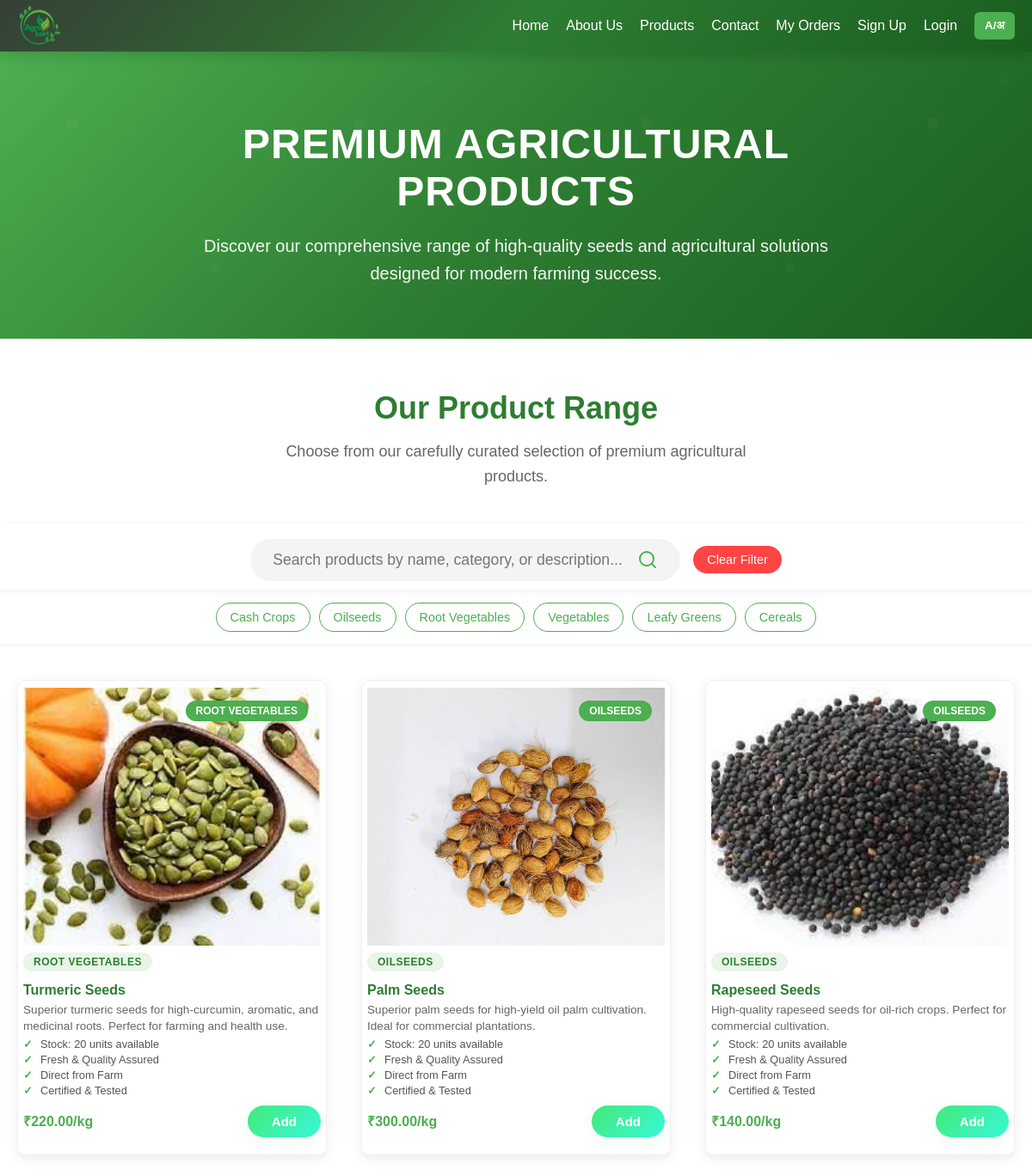
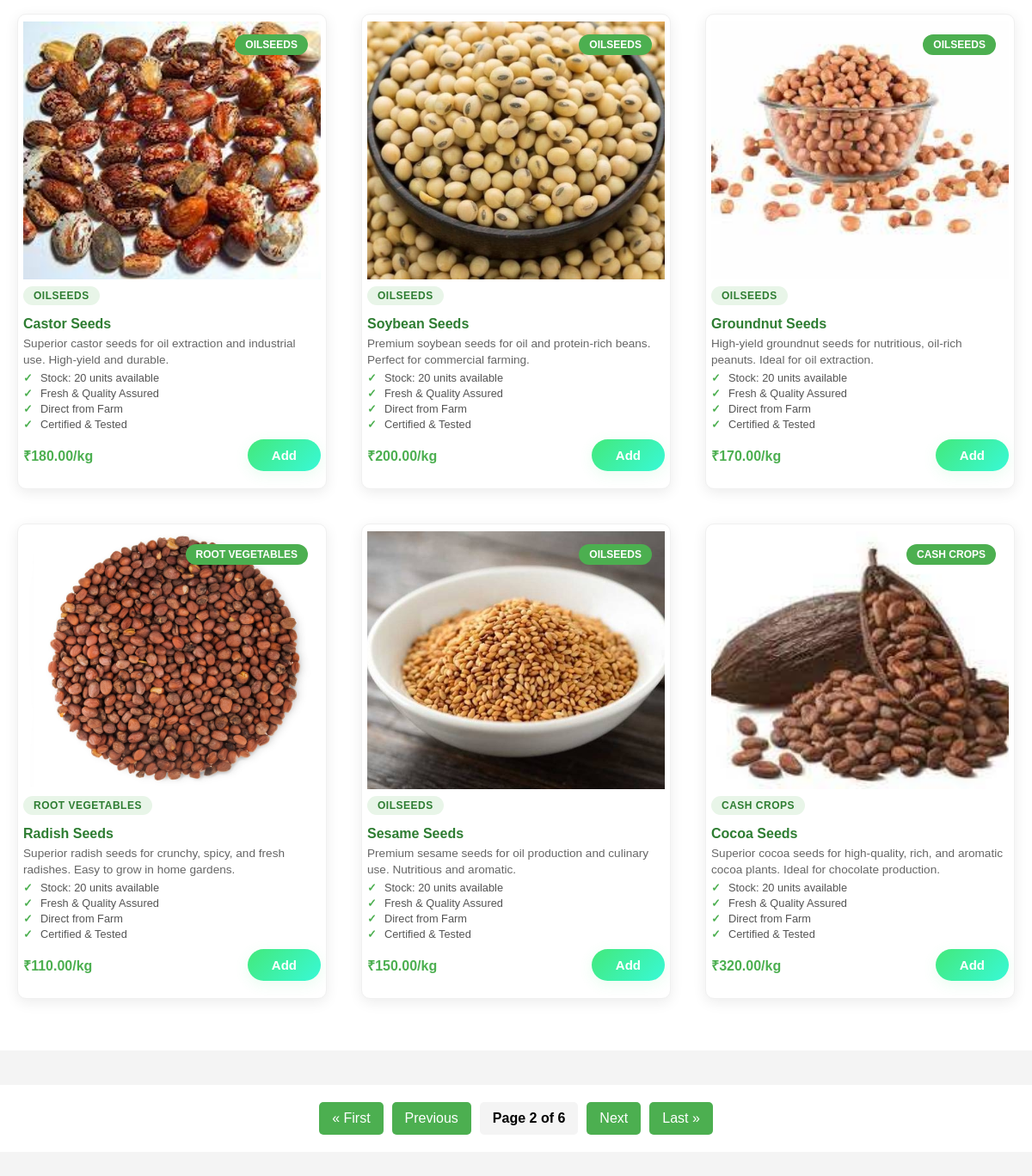
The app's page /product/?page=2 with its own data (2 pictures, top to bottom).
### core/models.py (models this page shows, shortened)
class Product(models.Model):
    name = models.CharField(max_length=200)
    name_mr = models.CharField(max_length=200, blank=True, null=True, verbose_name="Name in Marathi")
    description = models.TextField()
    description_mr = models.TextField(blank=True, null=True, verbose_name="Description in Marathi")
    price = models.DecimalField(max_digits=10, decimal_places=2)
    stock_quantity = models.IntegerField(default=0)
    image = models.ImageField(upload_to='products/', blank=True, null=True)
    category = models.CharField(max_length=100, blank=True)
    category_mr = models.CharField(max_length=100, blank=True, null=True, verbose_name="Category in Marathi")
    is_active = models.BooleanField(default=True)
    is_low_stock = models.BooleanField(default=False)
    created_at = models.DateTimeField(auto_now_add=True)
    class Meta:
        ordering = ['-created_at']

### core/views.py (the view, shortened to what this page needs)
# urls.py: path('product/', views.product_view, name='product'),
def product_view(request):
    from django.core.paginator import Paginator
    from django.db.models import Q
    search_query = request.GET.get('search', '')
    category_filter = request.GET.get('category', '')
    products = Product.objects.filter(is_active=True)
    if category_filter:
        products = products.filter(category__iexact=category_filter)
    products = products.order_by('-created_at')
    paginator = Paginator(products, 9)
    page_number = request.GET.get('page')
    page_obj = paginator.get_page(page_number)
    categories = [
        'Cash Crops',
        'Oilseeds',
        'Root Vegetables',
        'Vegetables',
        'Leafy Greens',
        'Cereals'
    ]
    return render(request, 'core/Product.html', {
        'products': page_obj,
        'categories': categories,
        'page_obj': page_obj,
        'search_query': search_query,
        'category_filter': category_filter
    })

### core/templates/core/Product.html (shortened to what this page needs)
{% load static %}
{% include "core/base_header.html" %}
<!DOCTYPE html>
<html lang="en">
<head>
</head>
<body>
  <section class="hero-section">
    <div class="hero-content">
      <h1 class="lang-text" data-en="Premium Agricultural Products" data-mr="प्रीमियम कृषी उत्पादने">Premium Agricultural Products</h1>
      <p class="lang-text"
         data-en="Discover our comprehensive range of high-quality seeds and agricultural solutions designed for modern farming success."
         data-mr="आधुनिक शेतीच्या यशासाठी डिझाइन केलेल्या उच्च दर्जाच्या बियाण्यांची आणि कृषी उपायांची आमची व्यापक श्रेणी शोधा.">
      </p>
    </div>
  </section>
  <section class="product-range-header">
    <h2 class="lang-text" data-en="Our Product Range" data-mr="आमची उत्पादन श्रेणी">Our Product Range</h2>
    <p class="lang-text"
       data-en="Choose from our carefully curated selection of premium agricultural products."
       data-mr="आमच्या काळजीपूर्वक निवडलेल्या प्रीमियम कृषी उत्पादनांमधून निवडा.">
    </p>
  </section>
  <div style="width:100%;background:#fff;box-shadow:0 2px 8px rgba(44,62,80,0.07);padding:18px 0 10px 0;display:flex;justify-content:center;align-items:center;z-index:10;position:relative;">
    <form method="GET" action="." style="display:flex;align-items:center;max-width:500px;width:100%;background:#f4f4f4;border-radius:30px;padding:6px 18px;">
      <input name="search" id="product-search-input" type="text" placeholder="Search products by name, category, or description..." value="{{ search_query|default:'' }}" style="flex:1;border:none;background:transparent;font-size:1.1rem;padding:8px 0 8px 8px;outline:none;">
      <button type="submit" style="background:none;border:none;cursor:pointer;padding:0 8px;">
        <svg width="24" height="24" fill="none" stroke="#4CAF50" stroke-width="2" stroke-linecap="round" stroke-linejoin="round"><circle cx="11" cy="11" r="8"/><line x1="21" y1="21" x2="16.65" y2="16.65"/></svg>
      </button>
    </form>
    <button onclick="clearAllFilters()" style="margin-left:15px;background:#ff4444;color:white;border:none;border-radius:20px;padding:8px 16px;font-size:0.9rem;font-weight:500;cursor:pointer;transition:all 0.3s ease;">
      Clear Filter
    </button>
  </div>
  <div style="width:100%;background:#fff;padding:15px 0;display:flex;justify-content:center;flex-wrap:wrap;gap:10px;border-bottom:1px solid #f0f0f0;">
    {% for cat in categories %}
      <a href="javascript:void(0);"
         class="category-btn {% if category_filter == cat %}category-btn-active{% endif %}"
         onclick="filterProducts('{{ cat|urlencode }}')">
        {{ cat }}
      </a>
    {% endfor %}
  </div>
  <section class="products-section">
    {% if products %}
      {% for product in products %}
        {% if product.is_active %}
          <div class="product-card">
            <div class="product-image-container">
              {% if product.image %}
                <img src="{{ product.image.url }}" alt="{{ product.name }}">
              {% else %}
                <img src="{% static 'images/agrokart.png' %}" alt="{{ product.name }}">
              {% endif %}
              {% if product.category %}
                <div class="product-badge">{{ product.category }}</div>
              {% endif %}
            </div>
            <div class="product-content">
              <div class="product-category">{{ product.category|upper|default:"SEEDS" }}</div>
              <h3>{{ product.name }}</h3>
              <p class="product-description">
                {{ product.description|truncatewords:20 }}
              </p>
              <ul class="product-features">
                <li>Stock: {{ product.stock_quantity }} units available</li>
                <li>Fresh & Quality Assured</li>
                <li>Direct from Farm</li>
                <li>Certified & Tested</li>
              </ul>
              <div class="product-footer">
                <div class="product-price">₹{{ product.price }}/kg</div>
                <button class="add-btn" data-product-id="{{ product.id }}">Add</button>
              </div>
            </div>
          </div>
        {% endif %}
      {% endfor %}
    {% else %}
      <div class="no-products">
        <h3>No products available at the moment</h3>
        <p>Please check back later or contact admin to add products.</p>
      </div>
    {% endif %}
  </section>
  {% if page_obj and page_obj.paginator.num_pages > 1 %}
  <div class="pagination-container" style="text-align: center; margin: 40px 0; padding: 20px; background: white;">
    <div class="pagination" style="display: inline-flex; gap: 10px; align-items: center;">
      {% if page_obj.has_previous %}
        <a href="?page=1" class="pagination-btn" style="padding: 10px 15px; background: #4CAF50; color: white; text-decoration: none; border-radius: 5px;">&laquo; First</a>
        <a href="?page={{ page_obj.previous_page_number }}" class="pagination-btn" style="padding: 10px 15px; background: #4CAF50; color: white; text-decoration: none; border-radius: 5px;">Previous</a>
      {% endif %}
      <span class="current-page" style="padding: 10px 15px; background: #f4f4f4; border-radius: 5px; font-weight: bold;">
        Page {{ page_obj.number }} of {{ page_obj.paginator.num_pages }}
      </span>
      {% if page_obj.has_next %}
        <a href="?page={{ page_obj.next_page_number }}" class="pagination-btn" style="padding: 10px 15px; background: #4CAF50; color: white; text-decoration: none; border-radius: 5px;">Next</a>
        <a href="?page={{ page_obj.paginator.num_pages }}" class="pagination-btn" style="padding: 10px 15px; background: #4CAF50; color: white; text-decoration: none; border-radius: 5px;">Last &raquo;</a>
      {% endif %}
    </div>
  </div>
  {% endif %}
</body>
</html>

### core/templates/core/Product.html (style rules this page uses)
* { margin: 0; padding: 0; box-sizing: border-box; font-family: 'Poppins', sans-serif; }
body { background-color: #f4f4f4; overflow-x: hidden; padding-top: 60px; }
.hero-section { background: linear-gradient(135deg, #4CAF50, #2E7D32, #1B5E20); color: white; text-align: center; padding: 80px 20px 60px; position: relative; overflow: hidden; }
.hero-section::before { content: ''; position: absolute; top: 0; left: 0; right: 0; bottom: 0; opacity: 0.3; }
.hero-content { position: relative; z-index: 2; max-width: 800px; margin: 0 auto; }
.hero-section h1 { font-size: 48px; font-weight: bold; margin-bottom: 20px; text-transform: uppercase; letter-spacing: 1px; }
.hero-section p { font-size: 20px; line-height: 1.6; opacity: 0.95; }
.product-range-header { text-align: center; padding: 60px 20px 40px; background: white; }
.product-range-header h2 { font-size: 36px; color: #2E7D32; margin-bottom: 15px; font-weight: bold; }
.product-range-header p { font-size: 18px; color: #666; max-width: 600px; margin: 0 auto; line-height: 1.6; }
.products-section { padding: 30px 10px 40px 10px; background: white; display: grid; grid-template-columns: repeat(3, 1fr); gap: 40px; max-width: 1300px; margin: 0 auto; }
.product-card { background: white; border-radius: 10px; box-shadow: 0 4px 16px rgba(0,0,0,0.08); overflow: hidden; transition: all 0.2s ease; position: relative; border: 1px solid #f0f0f0; height: 100%; min-height: 180px; margin-bottom: 12px; padding: 8px 6px 8px 6px; max-width: 400px; width: 100%; justify-self: center; }
.product-image-container { position: relative; overflow: hidden; }
.product-card img { width: 100%; height: 300px; object-fit: cover; transition: transform 0.3s ease; }
.product-badge { position: absolute; top: 15px; right: 15px; background: #4CAF50; color: white; padding: 5px 12px; border-radius: 20px; font-size: 12px; font-weight: bold; text-transform: uppercase; }
.product-content { padding: 8px 0 0 0; }
.product-category { display: inline-block; background: #E8F5E8; color: #2E7D32; padding: 4px 12px; border-radius: 15px; font-size: 12px; font-weight: bold; text-transform: uppercase; margin-bottom: 12px; letter-spacing: 0.5px; }
.product-content h3 { font-size: 1rem; font-weight: bold; margin-bottom: 4px; color: #2E7D32; line-height: 1.2; }
.product-description { font-size: 0.85rem; color: #666; margin-bottom: 4px; line-height: 1.4; }
.product-features { list-style: none; margin-bottom: 8px; }
.product-features li { font-size: 0.8rem; color: #555; margin-bottom: 3px; position: relative; padding-left: 20px; }
.product-features li::before { content: '✓'; position: absolute; left: 0; color: #4CAF50; font-weight: bold; }
.product-footer { display: flex; justify-content: space-between; align-items: center; margin-top: 10px; flex-direction: row; gap: 8px; align-items: center; }
.product-price { font-size: 1rem; font-weight: bold; color: #4CAF50; }
@media (max-width: 1200px) { .products-section { grid-template-columns: repeat(auto-fit, minmax(300px, 1fr)); padding: 40px 20px 60px 20px; } }
.add-btn { background: linear-gradient(135deg, #43e97b 0%, #38f9d7 100%); color: #fff; padding: 10px 28px; border: none; border-radius: 25px; font-size: 15px; font-weight: 600; box-shadow: 0 4px 16px rgba(67,233,123,0.12); cursor: pointer; transition: background 0.3s, box-shadow 0.3s, transform 0.2s; outline: none; margin-left: 10px; }
.category-btn { padding: 8px 16px; border-radius: 20px; text-decoration: none; font-size: 0.9rem; font-weight: 500; transition: all 0.3s ease; border: 1px solid #4CAF50; color: #4CAF50; background: transparent; }

### records on screen
Product: image (picture), category "ROOT VEGETABLES", name "Turmeric Seeds", description "Superior turmeric seeds for high-curcumin, aromatic, and medicinal roots. Perfect for farming and health use.", stock_quantity "20", price "220.00"
Product: image (picture), category "OILSEEDS", name "Palm Seeds", description "Superior palm seeds for high-yield oil palm cultivation. Ideal for commercial plantations.", stock_quantity "20", price "300.00"
Product: image (picture), category "OILSEEDS", name "Rapeseed Seeds", description "High-quality rapeseed seeds for oil-rich crops. Perfect for commercial cultivation.", stock_quantity "20", price "140.00"
Product: image (picture), category "OILSEEDS", name "Castor Seeds", description "Superior castor seeds for oil extraction and industrial use. High-yield and durable.", stock_quantity "20", price "180.00"
Product: image (picture), category "OILSEEDS", name "Soybean Seeds", description "Premium soybean seeds for oil and protein-rich beans. Perfect for commercial farming.", stock_quantity "20", price "200.00"
Product: image (picture), category "OILSEEDS", name "Groundnut Seeds", description "High-yield groundnut seeds for nutritious, oil-rich peanuts. Ideal for oil extraction.", stock_quantity "20", price "170.00"
Product: image (picture), category "ROOT VEGETABLES", name "Radish Seeds", description "Superior radish seeds for crunchy, spicy, and fresh radishes. Easy to grow in home gardens.", stock_quantity "20", price "110.00"
Product: image (picture), category "OILSEEDS", name "Sesame Seeds", description "Premium sesame seeds for oil production and culinary use. Nutritious and aromatic.", stock_quantity "20", price "150.00"
Product: image (picture), category "CASH CROPS", name "Cocoa Seeds", description "Superior cocoa seeds for high-quality, rich, and aromatic cocoa plants. Ideal for chocolate production.", stock_quantity "20", price "320.00"

### other values on screen
{{ cat }} "Cash Crops" "Oilseeds" "Root Vegetables" "Vegetables" "Leafy Greens" "Cereals"
{{ page_obj.number }} "2"
{{ page_obj.paginator.num_pages }} "6"
